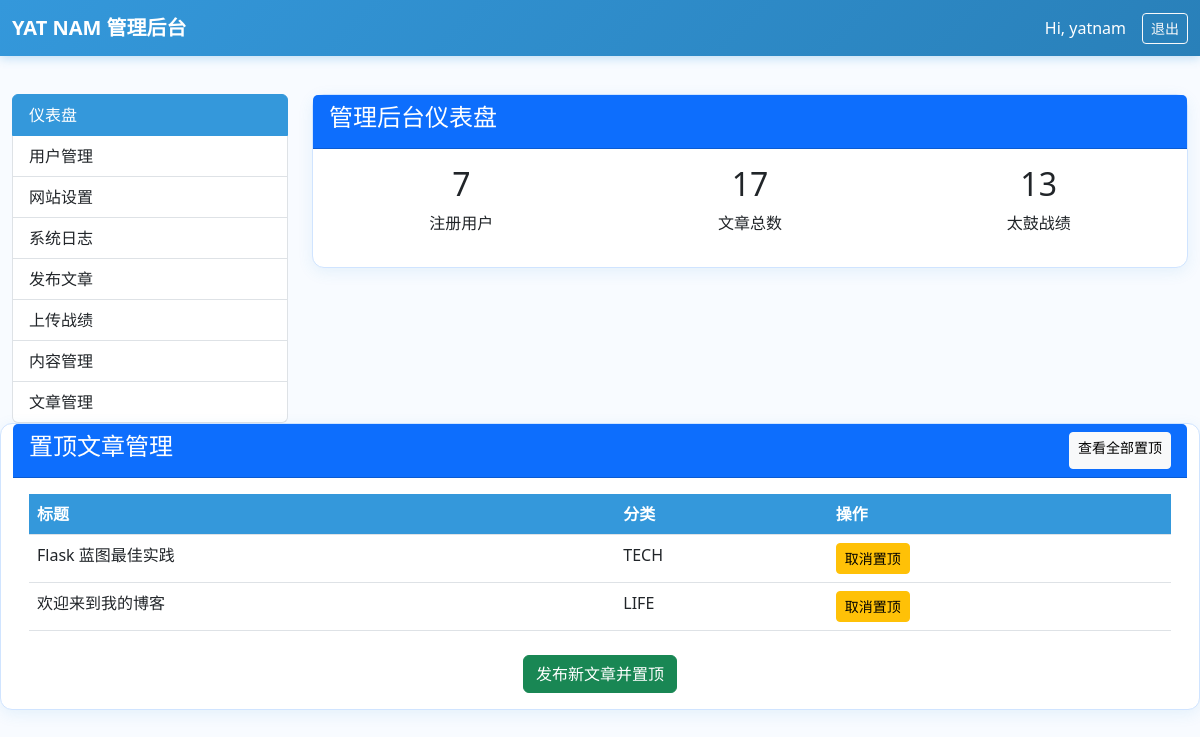
The app's page /admin/dashboard (signed in) with its own data.
### models.py (models this page shows, shortened)
class User(UserMixin, db.Model):
    __tablename__ = 'user'
    __table_args__ = {'extend_existing': True}
    id = db.Column(db.Integer, primary_key=True)
    username = db.Column(db.String(80), unique=True, nullable=False, index=True)
    email = db.Column(db.String(120), unique=True, nullable=False, index=True)
    password_hash = db.Column(db.String(255), nullable=False)
    avatar = db.Column(db.String(200), default='/static/images/avatar/default.png')
    bio = db.Column(db.Text, default='这个家伙很懒，什么都没写。')
    github = db.Column(db.String(200))
    twitter = db.Column(db.String(200))
    is_admin = db.Column(db.Boolean, default=False)
    last_login = db.Column(db.DateTime)  # 上次登录时间
    current_login = db.Column(db.DateTime)  # 本次登录时间
    last_login_ip = db.Column(db.String(45))  # 上次登录 IP
    current_login_ip = db.Column(db.String(45))  # 本次登录 IP
    total_logins = db.Column(db.Integer, default=0)  # 总登录次数
    posts = db.relationship('Post', backref='author', lazy='dynamic', cascade='all, delete-orphan')
    taiko_records = db.relationship('TaikoRecord', backref='player', lazy='dynamic', cascade='all, delete-orphan')
    comments = db.relationship('Comment', backref='author', lazy='dynamic')
    def is_admin_user(self) -> bool:
        return self.is_admin

class Post(db.Model):
    __tablename__ = 'post'
    id = db.Column(db.Integer, primary_key=True)
    title = db.Column(db.String(200), nullable=False)
    slug = db.Column(db.String(200), unique=True, nullable=False, index=True)
    content = db.Column(db.Text, nullable=False)           # Markdown 原文
    content_html = db.Column(db.Text)                      # 渲染后 HTML（缓存）
    summary = db.Column(db.Text)                           # 摘要（可选）
    category = db.Column(db.Enum(Category), default=Category.TECH)
    tags = db.Column(db.String(200))                       # 逗号分隔
    cover_image = db.Column(db.String(200))
    is_published = db.Column(db.Boolean, default=True)
    view_count = db.Column(db.Integer, default=0)
    created_at = db.Column(db.DateTime, default=datetime.utcnow, index=True)
    updated_at = db.Column(db.DateTime, default=datetime.utcnow, onupdate=datetime.utcnow)
    is_pinned = db.Column(db.Boolean, default=False, index=True)  # 置顶
    author_id = db.Column(db.Integer, db.ForeignKey('user.id'), nullable=False)
    comments = db.relationship('Comment', backref='post', lazy='dynamic', cascade='all, delete-orphan')
    images = db.relationship(
        "PostImage",
        backref="post",
        lazy="dynamic",
        cascade="all, delete-orphan"
    )

### admin/views.py (the view)
@admin_blueprint.route('/dashboard')
def dashboard():
    stats = {
        'user_count': User.query.count(),
        'post_count': Post.query.count(),
        'taiko_count': TaikoRecord.query.count(),
    }
    pinned_posts = Post.query.filter_by(is_pinned=True).order_by(Post.updated_at.desc()).limit(5).all()
    return render_template('admin/admin.html', **stats, pinned_posts=pinned_posts)

### admin/views.py (called while the page is built)
@admin_blueprint.before_request
@login_required
def require_admin():
    if not current_user.is_admin_user():
        flash('需要管理员权限', 'danger')
        return redirect(url_for('index'))
    return None

### templates/admin/admin.html
{% extends "admin/base.html" %}
{% block content %}
<div class="row">
    <div class="col-md-3">
        <div class="list-group">
            <a href="{{ url_for('admin.dashboard') }}" class="list-group-item list-group-item-action active glow-text">仪表盘</a>
            <a href="{{ url_for('admin.view_users') }}" class="list-group-item list-group-item-action">用户管理</a>
            <a href="{{ url_for('admin.site_settings') }}" class="list-group-item list-group-item-action">网站设置</a>
            <a href="{{ url_for('admin.view_logs') }}" class="list-group-item list-group-item-action">系统日志</a>
            <a href="{{ url_for('admin.write_post') }}" class="list-group-item list-group-item-action">发布文章</a>
            <a href="{{ url_for('admin.add_taiko') }}" class="list-group-item list-group-item-action">上传战绩</a>
            <a href="{{ url_for('admin.manage_contents') }}" class="list-group-item list-group-item-action">内容管理</a>
            <a href="{{ url_for('admin.manage_articles') }}" class="list-group-item list-group-item-action{% if request.endpoint == 'admin.manage_articles' %}active glow-text{% endif %}">文章管理</a>
        </div>
    </div>
    <div class="col-md-9">
        <div class="card">
            <div class="card-header bg-primary text-white">
                <h4 class="glow-text">管理后台仪表盘</h4>
            </div>
            <div class="card-body text-center">
                <div class="row">
                    <div class="col-md-4">
                        <h2 class="text-4xl text-primary-glow">{{ user_count }}</h2>
                        <p class="text-text-muted">注册用户</p>
                    </div>
                    <div class="col-md-4">
                        <h2 class="text-4xl text-primary-glow">{{ post_count }}</h2>
                        <p class="text-text-muted">文章总数</p>
                    </div>
                    <div class="col-md-4">
                        <h2 class="text-4xl text-primary-glow">{{ taiko_count }}</h2>
                        <p class="text-text-muted">太鼓战绩</p>
                    </div>
                </div>
            </div>
        </div>
    </div>
    <div class="card mt-8">
        <div class="card-header bg-primary text-white d-flex justify-content-between">
            <h4 class="glow-text">置顶文章管理</h4>
            <a href="{{ url_for('admin.pinned_posts') }}" class="btn btn-light btn-sm">查看全部置顶</a>
        </div>
        <div class="card-body">
            {% if pinned_posts %}
            <table class="table table-hover">
                <thead>
                    <tr>
                        <th>标题</th>
                        <th>分类</th>
                        <th>操作</th>
                    </tr>
                </thead>
                <tbody>
                    {% for post in pinned_posts %}
                    <tr>
                        <td>{{ post.title }}</td>
                        <td>{{ post.category.value }}</td>
                        <td>
                            <a href="{{ url_for('admin.pin_post', post_id=post.id) }}" class="btn btn-warning btn-sm">取消置顶</a>
                        </td>
                    </tr>
                    {% endfor %}
                </tbody>
            </table>
            {% else %}
            <p class="text-center text-text-muted">暂无置顶文章</p>
            {% endif %}
            <div class="text-center mt-4">
                <a href="{{ url_for('admin.write_post') }}" class="btn btn-success">发布新文章并置顶</a>
            </div>
        </div>
    </div>
</div>
{% endblock %}

### templates/admin/base.html (shortened to what this page needs)
<!DOCTYPE html>
<html lang="zh-CN">
<head>
    <link href="https://cdn.jsdelivr.net/npm/bootstrap@5.3.0/dist/css/bootstrap.min.css" rel="stylesheet">
    <link href="https://cdn.jsdelivr.net/npm/bootstrap-icons@1.10.0/font/bootstrap-icons.css" rel="stylesheet">
</head>
<body>
    <nav class="navbar navbar-dark fixed-top">
        <div class="container-fluid">
            <a class="navbar-brand fw-bold" href="{{ url_for('admin.dashboard') }}">YAT NAM 管理后台</a>
            <div class="d-flex align-items-center text-white">
                <span class="me-3">Hi, {{ current_user.username }}</span>
                <a href="{{ url_for('users.logout') }}" class="btn btn-outline-light btn-sm">退出</a>
            </div>
        </div>
    </nav>
    <div class="container-fluid py-4">
        {% block content %}{% endblock %}
    </div>
</body>
</html>

### templates/admin/base.html (style rules this page uses)
body { background: #f8fbff; color: #2c3e50; padding-top: 70px; font-family: 'JetBrains Mono', 'Segoe UI', sans-serif; }
.navbar { background: linear-gradient(135deg, #3498db, #2980b9) !important; box-shadow: 0 2px 10px rgba(52, 152, 219, 0.3); }
.navbar-brand, .navbar .text-white { color: #ffffff !important; }
.card { background: #ffffff; border: 1px solid #d0e4ff; box-shadow: 0 4px 15px rgba(52, 152, 219, 0.1); border-radius: 12px; }
.table th { background: #3498db; color: white; font-weight: 600; }
.table td { background: #ffffff; }
.list-group-item.active { background: #3498db; border-color: #3498db; }

### records on screen
User: username "yatnam"
Post: title "Flask 蓝图最佳实践", category.value "TECH"
Post: title "欢迎来到我的博客", category.value "LIFE"

### other values on screen
{{ user_count }} "7"
{{ post_count }} "17"
{{ taiko_count }} "13"
